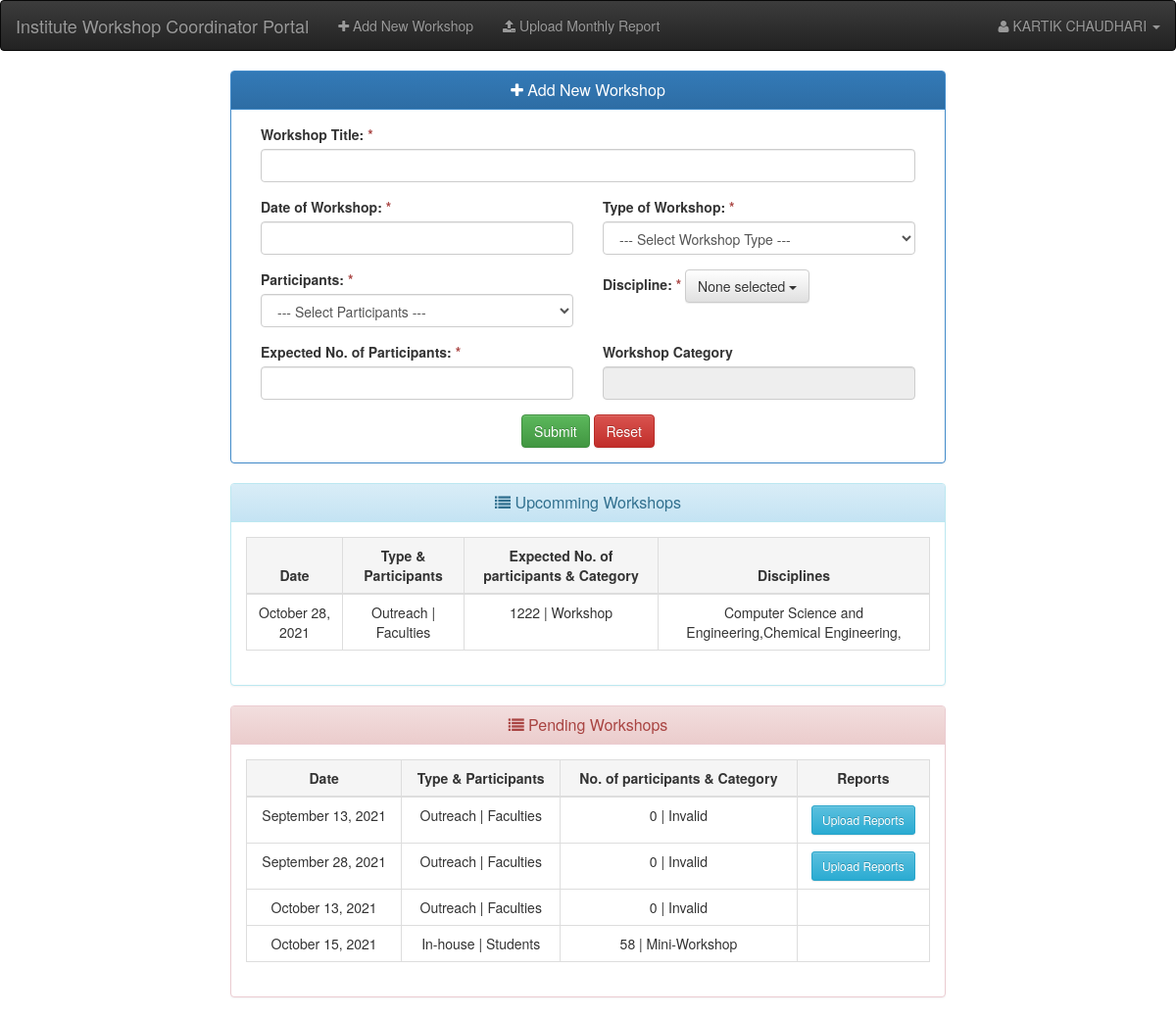
/coordinator-portal/dashboard.php (signed in), run on the app's committed database.
### tables this page shows
CREATE TABLE `iitb_workshop` (
  `workshop_id` int(11) NOT NULL COMMENT 'workshop record id',
  `workshop_title` text NOT NULL COMMENT 'workshop title',
  `workshop_date` varchar(20) NOT NULL COMMENT 'workshop date',
  `workshop_type` tinyint(4) NOT NULL COMMENT 'type of workshop',
  `participant_type` tinyint(4) NOT NULL COMMENT 'type of participant',
  `participant_expacted` smallint(6) NOT NULL COMMENT 'participant expacted',
  `workshop_category` text NOT NULL,
  `discipline_type` text NOT NULL COMMENT 'discipline type',
  `workshop_status` tinyint(1) NOT NULL DEFAULT '1' COMMENT 'workshop status (1-pending,2-completed)',
  `created_at` timestamp NOT NULL DEFAULT CURRENT_TIMESTAMP COMMENT 'entry creation timestamp'
);

CREATE TABLE `iitb_workshop_type` (
  `type_id` int(11) NOT NULL COMMENT 'workshop type Id',
  `type_name` varchar(200) NOT NULL COMMENT 'workshop name'
);

CREATE TABLE `iitb_participants_type` (
  `type_id` int(11) NOT NULL COMMENT 'participants record id',
  `type_name` varchar(200) NOT NULL COMMENT 'participants name'
);

CREATE TABLE `iitb_discipline` (
  `d_id` int(11) NOT NULL COMMENT 'discipline record id',
  `d_name` varchar(500) NOT NULL COMMENT 'discipline name'
);

### coordinator-portal/include/config.php (called while the page is built, shortened)
<?php
	$base_url="http://localhost/iitb-php-assignment/coordinator-portal/";

### coordinator-portal/dashboard.php (the view, shortened to what this page needs)
<?php
    include "include/functions.php";
    require "include/config.php";
?>
<!DOCTYPE html>
<html lang="en">
<head>
    <link href="<?=base_url('assets/css/bootstrap.min.css');?>" rel="stylesheet">
    <link href="<?=base_url('assets/css/bootstrap-theme.min.css');?>" rel="stylesheet">
    <link rel="stylesheet" href="<?=base_url('assets/font-awesome/css/font-awesome.min.css');?>">
    <link rel="stylesheet" href="<?=base_url('assets/css/bootstrap-datetimepicker.min.css');?>">
    <link rel="stylesheet" href="<?=base_url('assets/css/bootstrap-multiselect.css');?>"/>
</head>
<body>
    <?php include "nav.php";?>
    <div class="container">
        <div class="row">
            <div class="col-md-12">
                <div class="col-md-8 col-md-offset-2">
                    <div class="panel panel-primary">
                        <div class="panel-heading">
                            <h3 class="panel-title text-center"><i class="fa fa-plus"></i>  Add New Workshop</h3>
                        </div>
                        <div class="panel-body">
                            <form method="post" action="<?=base_url('action.php');?>">
                                <div class="row">
                                    <div class="col-md-12">
                                        <div class="col-md-12">
                                            <div class="form-group date" >
                                                <label>Workshop Title: <span class="text-danger">*</span></label>
                                                <input name="w_title" type="text" class="form-control" required="required">
                                            </div>
                                        </div>
                                    </div>
                                    <div class="col-md-12">
                                        <div class="col-md-6">
                                            <div class="form-group date" >
                                                <label>Date of Workshop: <span class="text-danger">*</span></label>
                                                <input name="w_date" id="workshop-dt-picker" type="text" class="form-control">
                                            </div>
                                        </div>
                                        <div class="col-md-6">
                                            <div class="form-group">
                                                <label>Type of Workshop: <span class="text-danger">*</span></label>
                                                <select name="w_type_id" class="form-control" required="required">
                                                    <option value="">--- Select Workshop Type ---</option>
                                                </select>
                                            </div>
                                        </div>
                                    </div>
                                </div>
                                <div class="row">
                                    <div class="col-md-12">
                                        <div class="col-md-6">
                                            <div class="form-group">
                                                <label>Participants: <span class="text-danger">*</span></label>
                                                <select name="participants_id" class="form-control" required="required">
                                                    <option value="">--- Select Participants ---</option>
                                                </select>
                                            </div>
                                        </div>
                                        <div class="col-md-6">
                                            <div class="form-group">
                                                <label>Discipline: <span class="text-danger">*</span></label>
                                            </div>
                                        </div>
                                    </div>
                                </div>
                                <div class="row">
                                    <div class="col-md-12">
                                        <div class="col-md-6">
                                            <div class="form-group">
                                                <label>Expected No. of Participants: <span class="text-danger">*</span></label>
                                                <input name="participant_expacted" id="expected-participants" type="number" class="form-control" value="">
                                            </div>
                                        </div>
                                        <div class="col-md-6">
                                            <div class="form-group">
                                                <label>Workshop Category</label>
                                                <input name="w_category" id="workshop-cat" type="text" readonly="readonly" class="form-control">
                                            </div>
                                        </div>
                                    </div>
                                </div>
                                <center><button name="btnAddWorkshop" type="submit" class="btn btn-success">Submit</button>
                                <button type="reset" class="btn btn-danger">Reset</button></center>
                            </form>
                        </div>
                    </div>
                </div>
            </div>
        </div>
        <div id="upcomming" class="row">
            <div class="col-md-12">
                <div class="col-md-8 col-md-offset-2">
                    <div class="panel panel-info">
                        <div class="panel-heading">
                            <h3 class="panel-title text-center"><i class="fa fa-list"></i> Upcomming Workshops</h3>
                        </div>
                        <div class="panel-body">
                            <table class="table table-hover table-bordered">
                                <thead>
                                    <tr class="active">
                                        <th class="text-center">Date</th>
                                        <th class="text-center">Type &amp; Participants</th>
                                        <th class="text-center">Expected No. of participants &amp; Category</th>
                                        <th class="text-center">Disciplines</th>
                                    </tr>
                                </thead>
                                <tbody>
                                    <?php
                                        $sql="SELECT * FROM iitb_workshop WHERE DATE(workshop_date) > '".date("Y-m-d")."' ORDER BY DATE(workshop_date) ASC";
                                        $query=mysqli_query($con,$sql);
                                        if ($query->num_rows>0) {
                                            while($result=mysqli_fetch_assoc($query)){
                                    ?>
                                        <tr>
                                            <td class="text-center"><?=pretty_date($result['workshop_date']);?></td>
                                            <td class="text-center"><?=get_workshop_type($result['workshop_type'])." | ".get_participant_type($result['participant_type'])?></td>
                                            <td class="text-center"><?=$result['participant_expacted']." | ".$result['workshop_category']?></td>
                                            <td class="text-center"><?php get_courses($result['discipline_type']);?></td>
                                        </tr>
                                    <?php
                                            }
                                        }
                                    ?>
                                </tbody>
                            </table>
                        </div>
                    </div>
                </div>
            </div>
        </div>
        <div id="pending" class="row">
            <div class="col-md-12">
                <div class="col-md-8 col-md-offset-2">
                    <div class="panel panel-danger">
                        <div class="panel-heading">
                            <h3 class="panel-title text-center"><i class="fa fa-list"></i> Pending Workshops</h3>
                        </div>
                        <div class="panel-body">
                            <table class="table table-hover table-bordered">
                                <thead>
                                    <tr class="active">
                                        <th class="text-center">Date</th>
                                        <th class="text-center">Type &amp; Participants</th>
                                        <th class="text-center">No. of participants &amp; Category</th>
                                        <th class="text-center">Reports</th>
                                    </tr>
                                </thead>
                                <tbody>
                                    <?php
                                        $sql="SELECT * FROM iitb_workshop WHERE DATE(workshop_date)<='".date("Y-m-d")."' AND workshop_status=1 ORDER BY DATE(workshop_date) ASC";
                                        $query=mysqli_query($con,$sql);
                                        if ($query->num_rows>0) {
                                            while($result=mysqli_fetch_assoc($query)){
                                    ?>
                                        <tr>
                                            <td class="text-center"><?=pretty_date($result['workshop_date'])?></td>
                                            <td class="text-center"><?=get_workshop_type($result['workshop_type'])." | ".get_participant_type($result['participant_type'])?></td>
                                            <td class="text-center"><?=count_participants_category($result['workshop_date']);?></td>
                                            <td class="text-center">
                                                <?php
                                                    if(date('m', strtotime($result['workshop_date']))!=date("m")){
                                                ?>
                                                <a href="<?=base_url('monthly-report.php');?>" target="_blank"><button type="button" class="btn btn-info btn-sm">Upload Reports</button></a>
                                                <?php
                                                    }
                                                ?>
                                            </td>
                                        </tr>
                                    <?php
                                            }
                                        }
                                    ?>
                                </tbody>
                            </table>
                        </div>
                    </div>
                </div>
            </div>
        </div>
    </div>
</body>
</html>

### coordinator-portal/nav.php (shortened to what this page needs)
<nav class="navbar navbar-inverse" role="navigation">
    <div class="navbar-header">
        <a class="navbar-brand" href="<?=base_url("index.php");?>">Institute Workshop Coordinator Portal</a>
    </div>
    <div class="collapse navbar-collapse navbar-ex1-collapse">
        <ul class="nav navbar-nav">
            <?php
                if (!isset($_SESSION['cr_id'])) {
            ?>
            <li><a href="<?=base_url('index.php');?>"><i class="fa fa-sign-in"></i> Login</a></li>
            <?php
                }
                else{
            ?>
            <li><a href="<?=base_url('dashboard.php');?>"><i class="fa fa-plus"></i> Add New Workshop</a></li>
            <li><a href="<?=base_url('monthly-report.php');?>"><i class="fa fa-upload"></i> Upload Monthly Report</a></li>
            <?php
                }
            ?>
        </ul>
        <?php
            if (isset($_SESSION['cr_id'])) {
        ?>
        <ul class="nav navbar-nav navbar-right navbar-user">
            <li class="dropdown user-dropdown">
                <a href="#" class="dropdown-toggle" data-toggle="dropdown"><i class="fa fa-user"></i> <?=$_SESSION['cr_name']?> <b class="caret"></b></a>
            </li>
        </ul>
        <?php
            }
        ?>
    </div>
</nav>

### coordinator-portal/include/functions.php (shortened to what this page needs)
<?php
	function base_url($str){
		require "config.php";
		return $base_url.$str;
	}
	function pretty_date($date){
		$date1 = strtr($date, '/', '-');
		return date('F d, Y', strtotime($date1));
	}
	function get_courses($json){
		$courses=json_decode($json,TRUE);
		for ($i=0; $i <count($courses); $i++) {
			echo get_course_name($courses[$i]).",";
		}
	}
	function get_course_name($c_id){
		require "config.php";
	    $sql="SELECT * FROM iitb_discipline WHERE d_id=$c_id";
	    $query=mysqli_query($con,$sql);
	    if ($query->num_rows>0) {
	    	$result=mysqli_fetch_assoc($query);
	    	return $result['d_name'];
	    }
	}
	function get_workshop_type($w_id){
		require "config.php";
	    $sql="SELECT * FROM iitb_workshop_type WHERE type_id=$w_id";
	    $query=mysqli_query($con,$sql);
	    if ($query->num_rows>0) {
	    	$result=mysqli_fetch_assoc($query);
	    	return $result['type_name'];
	    }
	}
	function get_participant_type($p_id){
		require "config.php";
	    $sql="SELECT * FROM iitb_participants_type WHERE type_id=$p_id";
	    $query=mysqli_query($con,$sql);
	    if ($query->num_rows>0) {
	    	$result=mysqli_fetch_assoc($query);
	    	return $result['type_name'];
	    }
	}
	function count_participants_category($w_date){
		require "config.php";
	    $sql="SELECT count(student_id) AS 'participants_count' FROM iitb_feedback WHERE feedback_date='$w_date'";
	    $query=mysqli_query($con,$sql);
	    if ($query->num_rows>0) {
	    	$result=mysqli_fetch_assoc($query);
	    	return $result['participants_count']." | ".determine_workshop_category($result['participants_count']);
	    }
	    else{
	    	return "0"." | ".determine_workshop_category($result['participants_count']);
	    }
	}
	function determine_workshop_category($participants_count){
		if ($participants_count>=101) {
			return "Workshop";
		}
		else if($participants_count>=51 && $participants_count <=100){
			return "Mini-Workshop";
		}
		else if ($participants_count<51) {
			return "Invalid";
		}
		else{
			return "Invalid";
		}
	}
?>

### data on the page
iitb_workshop: workshop_date "October 28, 2021", workshop_type.type_name "Outreach", participant_type.type_name "Faculties", participant_expacted "1222", workshop_category "Workshop", discipline_type.d_name "Computer Science and Engineering", discipline_type.d_name "Chemical Engineering"
iitb_workshop: workshop_date "September 13, 2021", workshop_type.type_name "Outreach", participant_type.type_name "Faculties", workshop_date "0 | Invalid"
iitb_workshop: workshop_date "September 28, 2021", workshop_type.type_name "Outreach", participant_type.type_name "Faculties", workshop_date "0 | Invalid"
iitb_workshop: workshop_date "October 13, 2021", workshop_type.type_name "Outreach", participant_type.type_name "Faculties", workshop_date "0 | Invalid"
iitb_workshop: workshop_date "October 15, 2021", workshop_type.type_name "In-house", participant_type.type_name "Students", workshop_date "58 | Mini-Workshop"

### other printed values
$_SESSION['cr_name'] "KARTIK CHAUDHARI"
